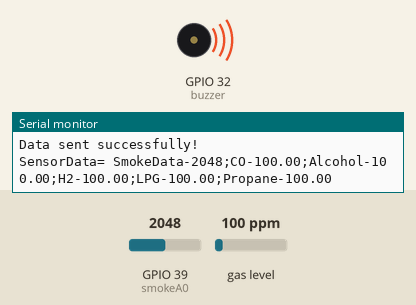
This sketch was run on a simulated ESP32. Shown: buzzer (waves = sounding, pin HIGH), the last lines printed to the serial monitor. Inputs (shaded band) come from the test bench; at power-on: GPIO 39 (smokeA0) = 2048, gas level 100 ppm. WiFi joins after 1.5 s; servers stay silent unless stated; uploads are accepted with an empty reply.

Above: at 3.2 s.
3.3 s: GPIO 39 (smokeA0) set to 529
8.4 s: GPIO 39 (smokeA0) set to 459
At 12.8 s:
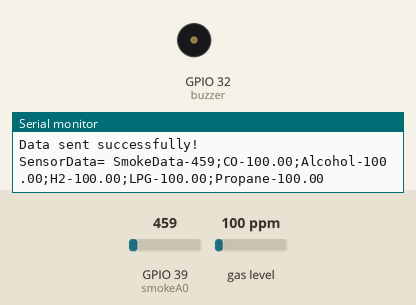
13.9 s: GPIO 39 (smokeA0) set to 540
At 18.6 s:
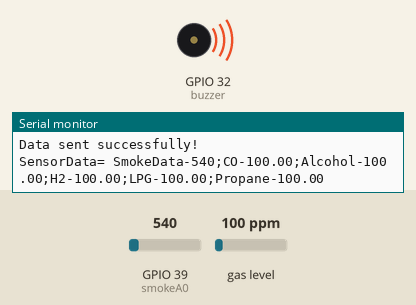
19.1 s: GPIO 39 (smokeA0) set to 491
At 24.3 s:
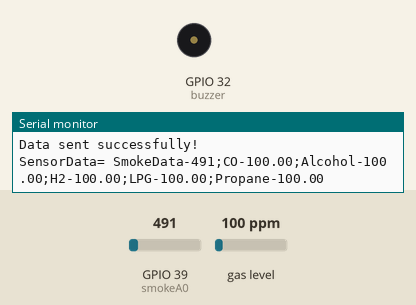
Timing chart, 0 to 25.3 s (numbered marks = the images above; inputs shaded):
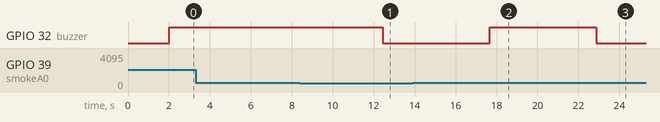

Measured:
- the behaviour switches between 501 and 500 on GPIO 39 (smokeA0) (found by bisection; images 0 and 1)
- after the input at 8.4 s, GPIO 32 (buzzer): HIGH → LOW after 4.0 s
- after the input at 13.9 s, GPIO 32 (buzzer): LOW → HIGH after 3.8 s
- after the input at 19.1 s, GPIO 32 (buzzer): HIGH → LOW after 3.8 s

The sketch:

MQ_2_ESP32.ino
```cpp
//Include the library
#include <WiFi.h>
#include <HTTPClient.h>
#include <MQUnifiedsensor.h>
/************************Hardware Related Macros************************************/
#define         Board                   ("ESP-32") // Wemos ESP-32 or other board, whatever have ESP32 core.

//https://www.amazon.com/HiLetgo-ESP-WROOM-32-Development-Microcontroller-Integrated/dp/B0718T232Z (Although Amazon shows ESP-WROOM-32 ESP32 ESP-32S, the board is the ESP-WROOM-32D)
#define         Pin                     (36) //check the esp32-wroom-32d.jpg image on ESP32 folder

/***********************Software Related Macros************************************/
#define         Type                    ("MQ-2") //MQ2 or other MQ Sensor, if change this verify your a and b values.
#define         Voltage_Resolution      (3.3) // 3V3 <- IMPORTANT. Source: https://randomnerdtutorials.com/esp32-adc-analog-read-arduino-ide/
#define         ADC_Bit_Resolution      (12) // ESP-32 bit resolution. Source: https://randomnerdtutorials.com/esp32-adc-analog-read-arduino-ide/
#define         RatioMQ2CleanAir        (9.83) //RS / R0 = 9.83 ppm
/*****************************Globals***********************************************/
MQUnifiedsensor MQ2(Board, Voltage_Resolution, ADC_Bit_Resolution, Pin, Type);
/*****************************Globals***********************************************/

const char* ssid     = "Your_ssid";
const char* password = "Your_Password";


  const char* serverUrl = "http://34.217.96.154/sensordata";

  String postData;
  String postVariable = "SensorData=";
  WiFiClient client;

// Your threshold value
  int sensorThres = 500;

//buzzer:
int buzzer = 32;
int smokeA0 = 39;

void setup()
{

  //Init the serial port communication - to debug the library
  Serial.begin(115200); //Init serial port
  delay(10);

  // We start by connecting to a WiFi network
  WiFi.begin(ssid, password);
  while (WiFi.status() != WL_CONNECTED) {
   delay(1000);
   Serial.println("Connecting to WiFi...");
 }
  pinMode(buzzer, OUTPUT);
  pinMode(smokeA0, INPUT);

  //Set math model to calculate the PPM concentration and the value of constants
  MQ2.setRegressionMethod(1); //_PPM =  a*ratio^b
  MQ2.setA(987.99); MQ2.setB(-2.162); // Configure the equation to to calculate H2 concentration

/*
    Exponential regression:
    Gas    | a      | b
    H2     | 987.99 | -2.162
    LPG    | 574.25 | -2.222
    CO     | 36974  | -3.109
    Alcohol| 3616.1 | -2.675
    Propane| 658.71 | -2.168
  */

  /*****************************  MQ Init ********************************************/
  //Remarks: Configure the pin of arduino as input.
  /************************************************************************************/
  MQ2.init();

  /*
    //If the RL value is different from 10K please assign your RL value with the following method:
    MQ2.setRL(10);
  */
  /*****************************  MQ CAlibration ********************************************/
  // Explanation:
   // In this routine the sensor will measure the resistance of the sensor supposedly before being pre-heated
  // and on clean air (Calibration conditions), setting up R0 value.
  // We recomend executing this routine only on setup in laboratory conditions.
  // This routine does not need to be executed on each restart, you can load your R0 value from eeprom.
  // Acknowledgements: https://jayconsystems.com/blog/understanding-a-gas-sensor
  Serial.print("Calibrating please wait.");
  float calcR0 = 0;
  for(int i = 1; i<=10; i ++)
  {
    MQ2.update(); // Update data, the arduino will read the voltage from the analog pin
    calcR0 += MQ2.calibrate(RatioMQ2CleanAir);
    Serial.print(".");
  }
  MQ2.setR0(calcR0/10);
  Serial.println("  done!.");

  if(isinf(calcR0)) {Serial.println("Warning: Conection issue, R0 is infinite (Open circuit detected) please check your wiring and supply"); while(1);}
  if(calcR0 == 0){Serial.println("Warning: Conection issue found, R0 is zero (Analog pin shorts to ground) please check your wiring and supply"); while(1);}
  /*****************************  MQ CAlibration ********************************************/
  //MQ2.serialDebug(true); uncomment if you want to print the table on the serial port

}

void loop()
{
  MQ2.update(); // Update data, the arduino will read the voltage from the analog pin
  MQ2.serialDebug(); // Will print the table on the serial port
  MQ2.readSensor();
  int analogSensor = analogRead(smokeA0);
  Serial.print("Pin A0: ");
  Serial.print(analogSensor); // Sensor will read PPM concentration using the model, a and b values set previously or from the setup
  Serial.println(" PPM");
  // Checks if it has reached the threshold value
  if (analogSensor > sensorThres)
  {
    //Serial.print("came here H: ");
    digitalWrite(buzzer,HIGH);
  }
  else
  {
    //Serial.print("came here L: ");
    digitalWrite(buzzer,LOW);
  }
  Serial.println("** Values from MQ-2 ****");
  Serial.println("|  CO  |  Alcohol  |  H2  |  LPG  |  Propane  |");

  MQ2.setA(36974); MQ2.setB(-3.109); // Configure the equation to calculate CO concentration value
  float CO = MQ2.readSensor(); // Sensor will read PPM concentration using the model, a and b values set previously or from the setup

  MQ2.setA(3616.1); MQ2.setB(-2.675); //Configure the equation to calculate Alcohol concentration value
  float Alcohol = MQ2.readSensor(); // SSensor will read PPM concentration using the model, a and b values set previously or from the setup

  MQ2.setA(987.99); MQ2.setB(-2.162); // Configure the equation to calculate CO2 concentration value
  float H2 = MQ2.readSensor(); // Sensor will read PPM concentration using the model, a and b values set previously or from the setup

  MQ2.setA(574.25); MQ2.setB(-2.222); // Configure the equation to calculate Toluen concentration value
  float LPG = MQ2.readSensor(); // Sensor will read PPM concentration using the model, a and b values set previously or from the setup

  MQ2.setA(658.71); MQ2.setB(-2.168); // Configure the equation to calculate Toluen concentration value
  float Propane = MQ2.readSensor(); // Sensor will read PPM concentration using the model, a and b values set previously or from the setup


  Serial.print("|   "); Serial.print(CO);
  Serial.print("   |   "); Serial.print(Alcohol);
  Serial.print("   |   "); Serial.print(H2);
  Serial.print("   |   "); Serial.print(LPG);
  Serial.print("   |   "); Serial.print(Propane);
  Serial.println("   |");

  String gasData = " SmokeData-" + (String)analogSensor + ";CO-" + (String)CO + ";Alcohol-" + (String)Alcohol + ";H2-" + (String)H2 + ";LPG-" + (String)LPG + ";Propane-" + (String)Propane;

  postData = postVariable + gasData;

  if (WiFi.status() == WL_CONNECTED) {
  // Create an HTTPClient object
  HTTPClient http;

  // Specify the URL and content type of the server
  http.begin(serverUrl);
  http.addHeader("Content-Type", "text/plain");

  // Make the HTTP POST request
  int httpResponseCode = http.POST(postData);
  Serial.print("response code : ");
  Serial.println(httpResponseCode);
  String resp = http.getString();
  Serial.print("resp: ");
  Serial.println(resp);


  // Check for a successful request
  if (httpResponseCode == HTTP_CODE_OK) {
    Serial.println("Data sent successfully!");
  } else {

    Serial.print("Error code: ");
    Serial.println(httpResponseCode);
  }

  Serial.println(postData);

  http.end();
   }

  delay(5000); //Sampling frequency
}
```
